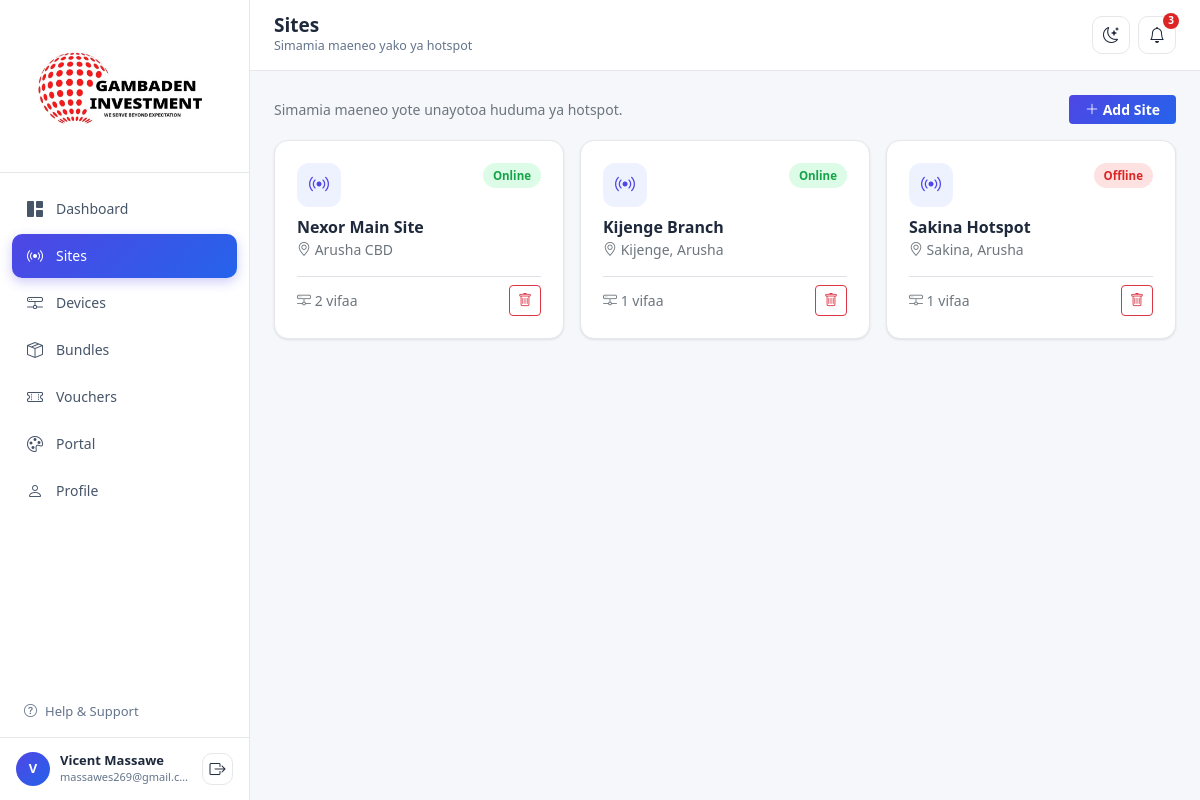
/admin.php?page=sites (signed in), run on an earlier commit of the app's database.
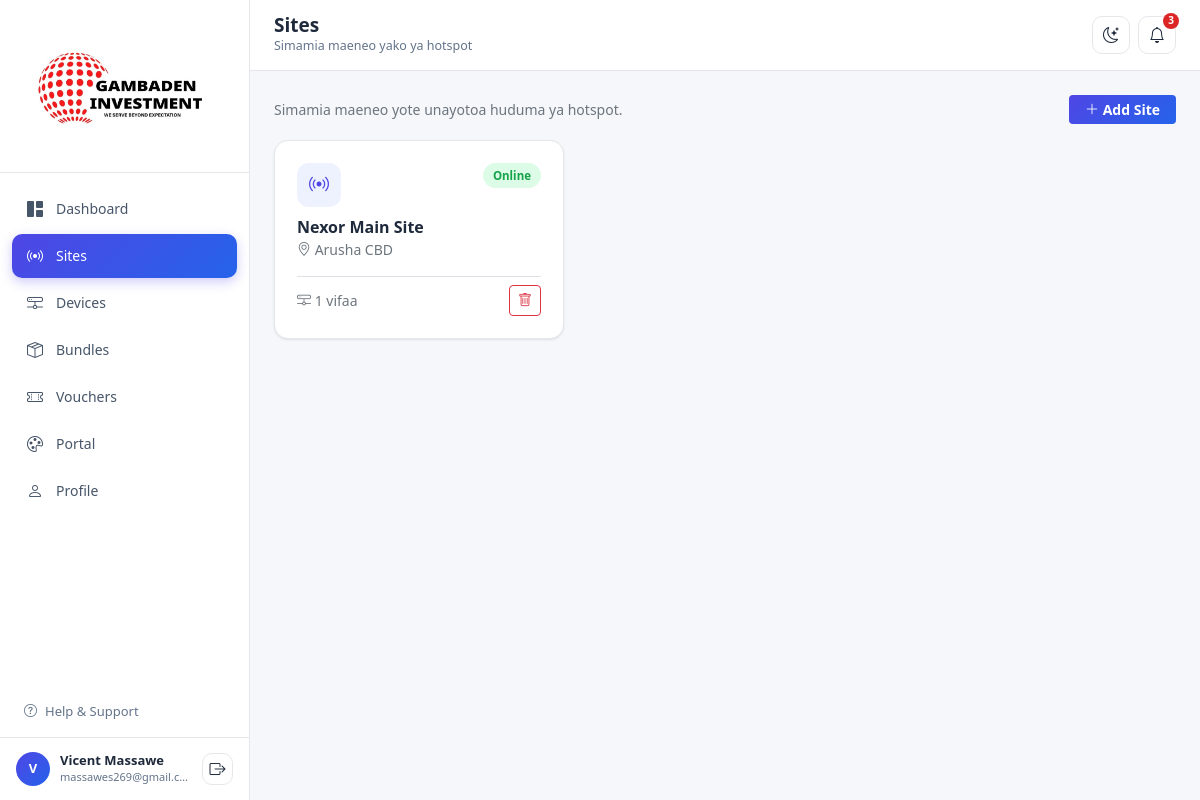
And on a later commit of the database.
### tables this page shows
CREATE TABLE IF NOT EXISTS sites (
  id           INT AUTO_INCREMENT PRIMARY KEY,
  name         VARCHAR(150) NOT NULL,
  location     VARCHAR(200) DEFAULT '',
  status       ENUM('online','offline') DEFAULT 'online',
  created_at   TIMESTAMP DEFAULT CURRENT_TIMESTAMP
);

### admin.php (called while the page is built, shortened)
<?php
require __DIR__ . '/includes/config.php';
$page = $_GET['page'] ?? 'dashboard';
$data = load_app_data();
require __DIR__ . '/includes/layout_top.php';
require __DIR__ . "/pages/{$page}.php";
require __DIR__ . '/includes/layout_bottom.php';

### includes/config.php (called while the page is built, shortened)
<?php
function current_user_id(): int {
    return (int) ($_SESSION['user_id'] ?? 1);
}
function load_app_data(): array {
    $pdo = db();
    $userId = current_user_id();
    $profile = $pdo->prepare('SELECT * FROM users WHERE id = ?');
    $profile->execute([$userId]);
    $user = $profile->fetch() ?: [];
    $sites = $pdo->query(
        'SELECT s.*, COUNT(d.id) AS device_count
           FROM sites s
           LEFT JOIN devices d ON d.site_id = s.id
          GROUP BY s.id
          ORDER BY s.id'
    )->fetchAll();
    $devices = $pdo->query('SELECT * FROM devices ORDER BY id')->fetchAll();
    $bundles = $pdo->query(
        "SELECT b.*,
                COALESCE(m.qty, 0) AS sales_month,
                COALESCE(m.revenue, 0) AS revenue_month
           FROM bundles b
           LEFT JOIN (
                SELECT bundle_id, SUM(quantity) AS qty, SUM(amount) AS revenue
                  FROM sales
                 WHERE YEAR(sold_at) = YEAR(CURDATE()) AND MONTH(sold_at) = MONTH(CURDATE())
                 GROUP BY bundle_id
           ) m ON m.bundle_id = b.id
          ORDER BY b.id"
    )->fetchAll();
    $portalStmt = $pdo->query('SELECT * FROM portal_settings WHERE id = 1');
    $portal = $portalStmt->fetch() ?: [
        'business_name' => 'GAMBADEN HOTSPOT',
        'welcome_text'  => 'Internet ya Uhakika kwa Bei Nafuu',
        'primary_color' => '#4f46e5',
        'lipa_number'   => '140197316',
        'contact_phone' => '+255745325531',
    ];
    return [
        'sites' => $sites,
        'devices' => $devices,
        'bundles' => $bundles,
        'portal' => $portal,
        'profile' => [
            'first_name' => $user['first_name'] ?? '',
            'last_name'  => $user['last_name'] ?? '',
            'email'      => $user['email'] ?? '',
            'phone'      => $user['phone'] ?? '',
            'account_type' => $user['account_type'] ?? 'Customer Account',
            'member_since' => !empty($user['member_since']) ? date('d M Y', strtotime($user['member_since'])) : '',
            'bank_name'    => $user['bank_name'] ?? '',
            'account_number' => $user['account_number'] ?? '',
        ],
    ];
}

### pages/sites.php (the view, shortened to what the changed rows need)
<div class="row g-3">
  <?php foreach ($data['sites'] as $site): ?>
  <div class="col-md-6 col-lg-4">
    <div class="nx-card nx-card-body h-100">
      <div class="d-flex justify-content-between align-items-start mb-2">
        <div class="nx-stat-icon" style="background:#eef2ff;color:var(--nx-primary);"><i class="bi bi-broadcast"></i></div>
        <span class="nx-badge <?= $site['status'] === 'online' ? 'nx-badge-active' : 'nx-badge-inactive' ?>">
          <?= $site['status'] === 'online' ? 'Online' : 'Offline' ?>
        </span>
      </div>
      <div class="fw-bold"><?= htmlspecialchars($site['name']) ?></div>
      <div class="text-secondary small mb-3"><i class="bi bi-geo-alt"></i> <?= htmlspecialchars($site['location']) ?></div>
      <div class="d-flex justify-content-between align-items-center border-top pt-2">
        <span class="text-secondary small"><i class="bi bi-hdd-network"></i> <?= $site['device_count'] ?> vifaa</span>
        <form method="POST" data-confirm="Una uhakika unataka kufuta site hii?">
          <button type="submit" class="btn btn-sm btn-outline-danger"><i class="bi bi-trash"></i></button>
        </form>
      </div>
    </div>
  </div>
  <?php endforeach; ?>
</div>

### includes/sidebar.php (shortened to what the changed rows need)
<aside class="nx-sidebar">
  <nav class="nx-nav">
    <?php
    $nx_links = [
      'dashboard' => ['bi-grid-1x2-fill',   'Dashboard'],
      'sites'     => ['bi-broadcast',       'Sites'],
      'devices'   => ['bi-hdd-network',     'Devices'],
      'bundles'   => ['bi-box-seam',        'Bundles'],
      'vouchers'  => ['bi-ticket-perforated', 'Vouchers'],
      'portal'    => ['bi-palette',         'Portal'],
      'profile'   => ['bi-person',          'Profile'],
    ];
    foreach ($nx_links as $key => [$icon, $label]):
    ?>
    <a href="admin.php?page=<?= $key ?>" class="<?= $page === $key ? 'active' : '' ?>">
      <i class="bi <?= $icon ?>"></i> <?= $label ?>
    </a>
    <?php endforeach; ?>
  </nav>
</aside>

What changed in the data, as far as the page shows it:
removed sites: status "Online", name "Kijenge Branch", location "Kijenge, Arusha", device_count "1"
removed sites: status "Offline", name "Sakina Hotspot", location "Sakina, Arusha", device_count "1"
computed for sites "Nexor Main Site": device_count "2" → "1"
